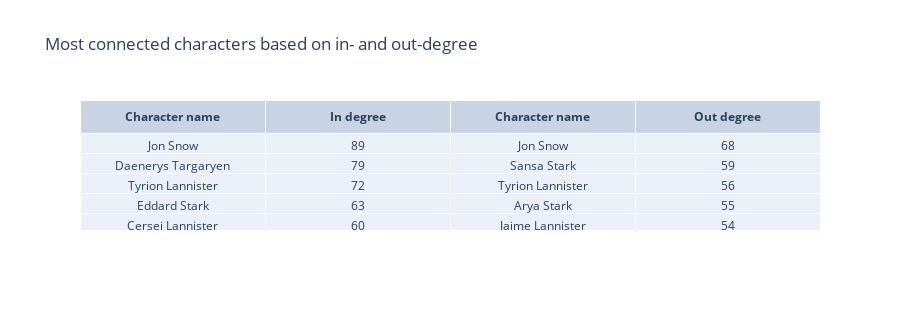

This figure's notebook cell:
### Markdown cell above
From the figure above it can be seen that the in-degree and out-degree distribution are very similar, and appears to come from the same distribution. It should be noted from both the histogram and the boxplot that the in-degree distribution has more extreme point but at the same time has a lower median. Further it can be seen that the out-degree (ie. outgoing links) appear to have a higher peak around 5-9 degree compared to in-degree. It should also be noticed that the network is very dense, and all characters have at least a couple of other characters they interact with. From the degree distribution we can find the top-5 most connected characters based on in- and out-degree which is presented in the tables below.

### Code cell
#hide_input
fig = go.Figure(data=[go.Table(header=dict(values=['<b>Character name</b>', '<b>In degree</b>','<b>Character name</b>', '<b>Out degree</b>']),
                 cells=dict(values=[
                     [name[0].replace('_',' ') for name in top5_in_degrees], 
                     [name[1] for name in top5_in_degrees],
                     [name[0].replace('_', ' ') for name in top5_out_degrees], 
                     [name[1] for name in top5_out_degrees]]))
                     ])
fig.update_layout(
    height=310,
    showlegend=False,
    title_text = "Most connected characters based on in- and out-degree"
)

fig.show()

### Figure 1 — Plotly figure (JSON) as saved in the notebook; plotly's stock layout.template omitted (floating-point values rounded to 4 significant figures; data arrays with more than 128 entries replaced by an {"elided": "..."} marker saying what was removed)
{"data": [{"cells": {"values": {"elided": "4x162 mixed values"}}, "header": {"values": ["<b>Character name</b>", "<b>In degree</b>", "<b>Character name</b>", "<b>Out degree</b>"]}, "type": "table"}], "layout": {"height": 310, "showlegend": false, "title": {"text": "Most connected characters based on in- and out-degree"}}}
